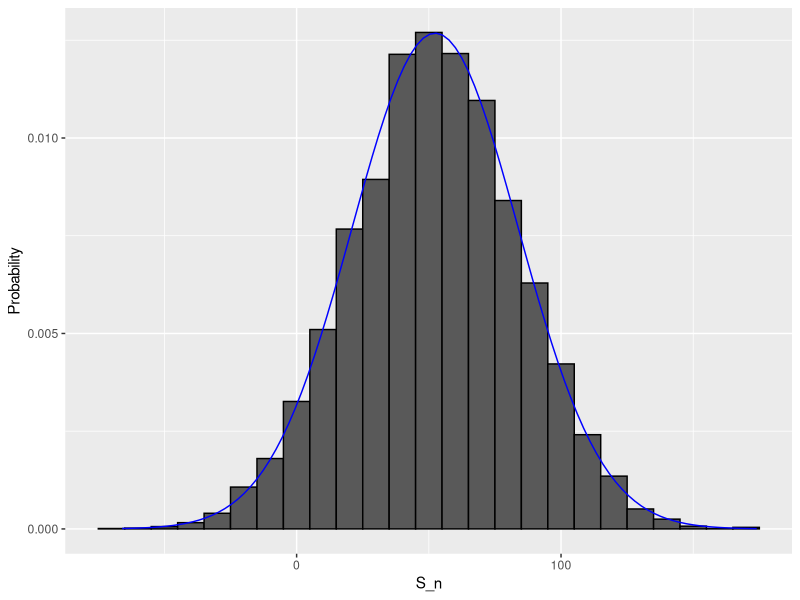

Here is the R script that generated this plot:
## ---- chunk 1
beads <- rep(c("red", "blue"), times = c(2, 3))
x <- ifelse(sample(beads, 1) == "blue", 1, 0)
## ---- chunk 2
x <- rnorm(10, mean = 70, sd = 3)
## ---- chunk 3
color <- rep(c("Black", "Red", "Green"), c(18, 18, 2))
## ---- chunk 4
n <- 1000
x <- sample(ifelse(color == "Red", -1, 1),  n, replace = TRUE)
## ---- chunk 5
x <- sample(c(-1, 1), n, replace = TRUE, prob = c(9/19, 10/19))
## ---- chunk 6
n <- 1000
x <- sample(c(-1, 1), n, replace = TRUE, prob = c(9/19, 10/19))
s <- sum(x)
## ---- chunk 7
n <- 1000
B <- 10000
roulette_winnings <- function(n){
  x <- sample(c(-1, 1), n, replace = TRUE, prob = c(9/19, 10/19))
  sum(x)
}
s <- replicate(B, roulette_winnings(n))
## ---- chunk 8
mean(s < 0)
## ---- chunk 9
library(tidyverse)
normal_density <- data.frame(x = seq(min(s), max(s), length = 100)) |> 
  mutate(f = dnorm(x, mean(s), sd(s)))
data.frame(S_n = s) |> ggplot(aes(S_n, after_stat(density))) +
  geom_histogram(color = "black", binwidth = 10)  +
  ylab("Probability") + 
  geom_line(data = normal_density, mapping = aes(x, f), color = "blue")
## ---- chunk 10
pbinom(n/2 - 1, size = n, prob = 10/19)
## ---- chunk 11
B <- 10^6
x <- sample(c(-1, 1), B, replace = TRUE, prob = c(9/19, 10/19))
mean(x)
## ---- chunk 12
2*sqrt(90)/19
## ---- chunk 13
sqrt(1000)*2*sqrt(90)/19
## ---- chunk 14
n <- 1000
B <- 10000
roulette_winnings <- function(n){
  x <- sample(c(-1, 1), n, replace = TRUE, prob = c(9/19, 10/19))
  sum(x)
}
s <- replicate(B, roulette_winnings(n))
## ---- chunk 15
n*(20 - 18)/38 
sqrt(n)*2*sqrt(90)/19 
## ---- chunk 16
mean(s)
sd(s)
## ---- chunk 17
mu <- n*(20 - 18)/38
se <- sqrt(n)*2*sqrt(90)/19 
pnorm(0, mu, se)
## ---- chunk 18
mean(s < 0)
